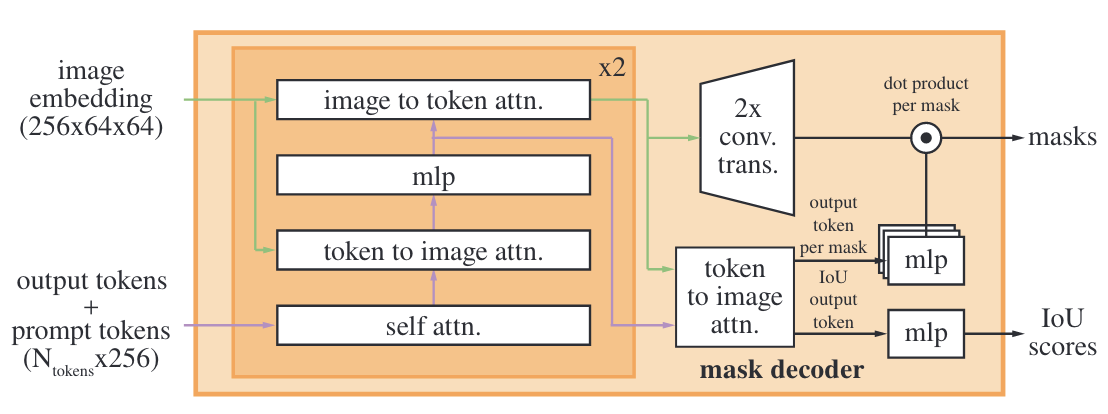
#> input picture examples/sam-model.png, 1108 x 414 px
$ python extract-blobs.py examples/sam-model.png
#> lines starting #> are read from the running program, lines starting #| are printed output that depends on the picture; after the words box and inside, x2 and y2 are one past the last pixel; in counts of white or black regions, pixels touching at a corner belong together
from IPython import embed
import argparse
import os
from PIL import Image

import numpy as np
import cv2


parser = argparse.ArgumentParser("extract blobs from image")
parser.add_argument("image")
parser.add_argument("--blob-output-dir")
parser.add_argument("--traces-output-dir")
parser.add_argument("--show-boxes", action="store_true")
parser.add_argument("--interactive", action="store_true")
args = parser.parse_args()


# Much of this code is (still) courtesy of ChatGPT
# ... and some of it is from unattributed areas of Stack Overflow :grimaces:
image = cv2.imread(args.image)
#> image is the input picture: shape (414, 1108, 3); mean B, G, R 202.5, 222.4, 239.8
# padded = cv2.copyMakeBorder(image, 3, 3, 3, 3, cv2.BORDER_CONSTANT,value=[255,255,255])
gray_image = cv2.cvtColor(image, cv2.COLOR_BGR2GRAY)
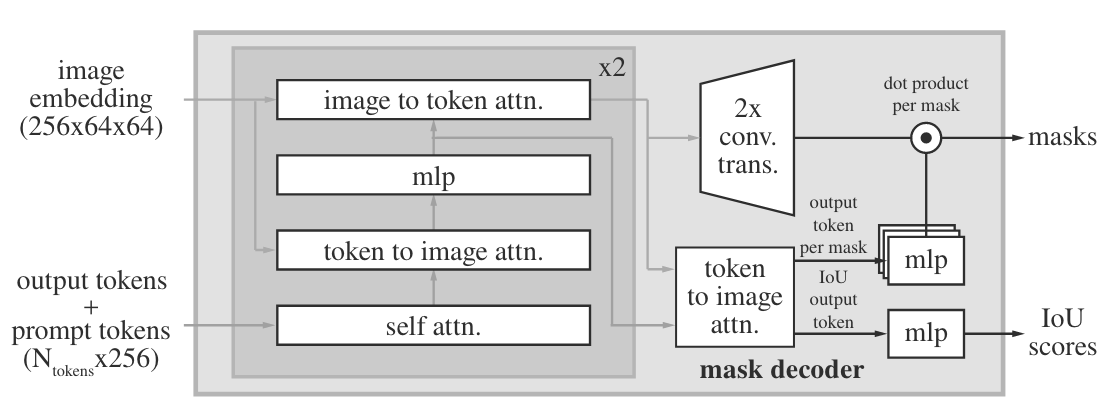
#> gray_image: shape (414, 1108); min 45, max 255, mean 225.2

_, thresh = cv2.threshold(gray_image, 127, 255, cv2.THRESH_BINARY)
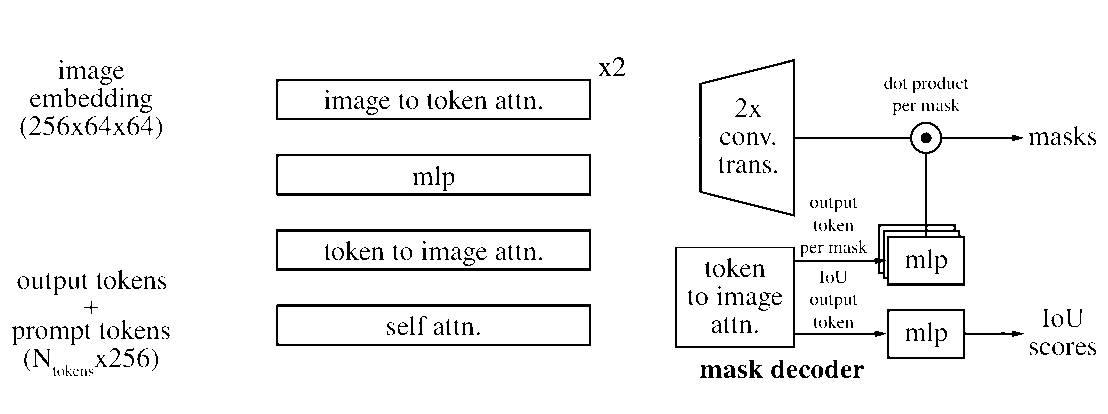
#> thresh: shape (414, 1108); 95.1% white; black in thin lines or dots, all inside (x1, y1, x2, y2) = (12, 57, 1096, 378)
thresh_inverted = cv2.bitwise_not(thresh)
contours, _ = cv2.findContours(thresh_inverted, cv2.RETR_EXTERNAL, cv2.CHAIN_APPROX_NONE)
#> contours = 231 contours, 178 with area under 20; largest, box (x1, y1, x2, y2) and area: (675, 59, 1023, 348) 30859, (276, 229, 591, 271) 12874, (276, 304, 591, 346) 12874, (276, 154, 591, 196) 12874, (276, 79, 591, 120) 12560

for i, contour in enumerate(contours):
    with_contours = cv2.drawContours(image.copy(), [contour], 0, (0, 0, 255), 2)

    if args.blob_output_dir:
        if not os.path.exists(args.blob_output_dir):
            os.makedirs(args.blob_output_dir)
        path = os.path.join(args.blob_output_dir, str(i) + ".png")
        cv2.imwrite(path, with_contours)

        if args.interactive:
            cv2.imshow("Blobs", with_contours)
            cv2.waitKey(0)

    if args.traces_output_dir:
        alpha_ok = cv2.cvtColor(image, cv2.COLOR_BGR2BGRA)
        mask = np.zeros_like(cv2.cvtColor(image, cv2.COLOR_BGR2GRAY))
        cv2.drawContours(mask, [contour], -1, (255), thickness=cv2.FILLED)
        alpha = np.zeros_like(mask)
        alpha_ok[:, :, 3] = mask

        # Crop out the non-alpha pixels
        alpha_coords = cv2.findNonZero(alpha_ok[:, :, 3])
        x, y, w, h = cv2.boundingRect(alpha_coords)
        cropped = alpha_ok[y:y+h, x:x+w]

        # Output the cropped file
        if not os.path.exists(args.traces_output_dir):
            os.makedirs(args.traces_output_dir)
        cropped_file = os.path.join(args.traces_output_dir, str(i) + ".png")
        cv2.imwrite(cropped_file, cropped)
        if args.interactive:
            Image.open(cropped_file).show()


if args.show_boxes:
    with_boxes = image.copy()
    # Drawing code inspired by https://stackoverflow.com/a/40204315/2096369
    for contour in contours:
        (x, y, w, h) = cv2.boundingRect(contour)
        cv2.rectangle(with_boxes, (x,y), (x+w, y+h), (0, 0, 255), 2)

    cv2.imshow("Boxes", with_boxes)
    cv2.waitKey(0)
